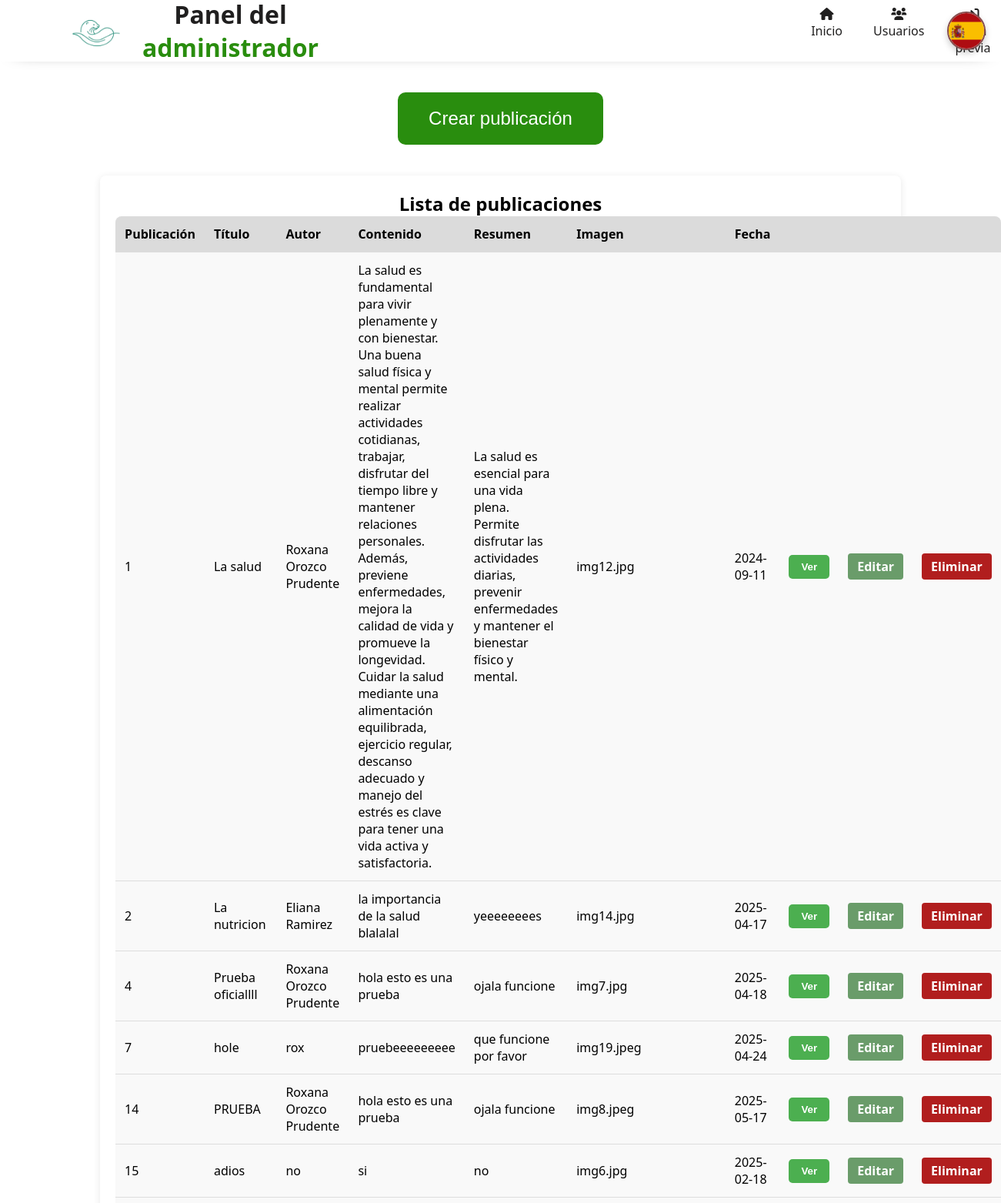
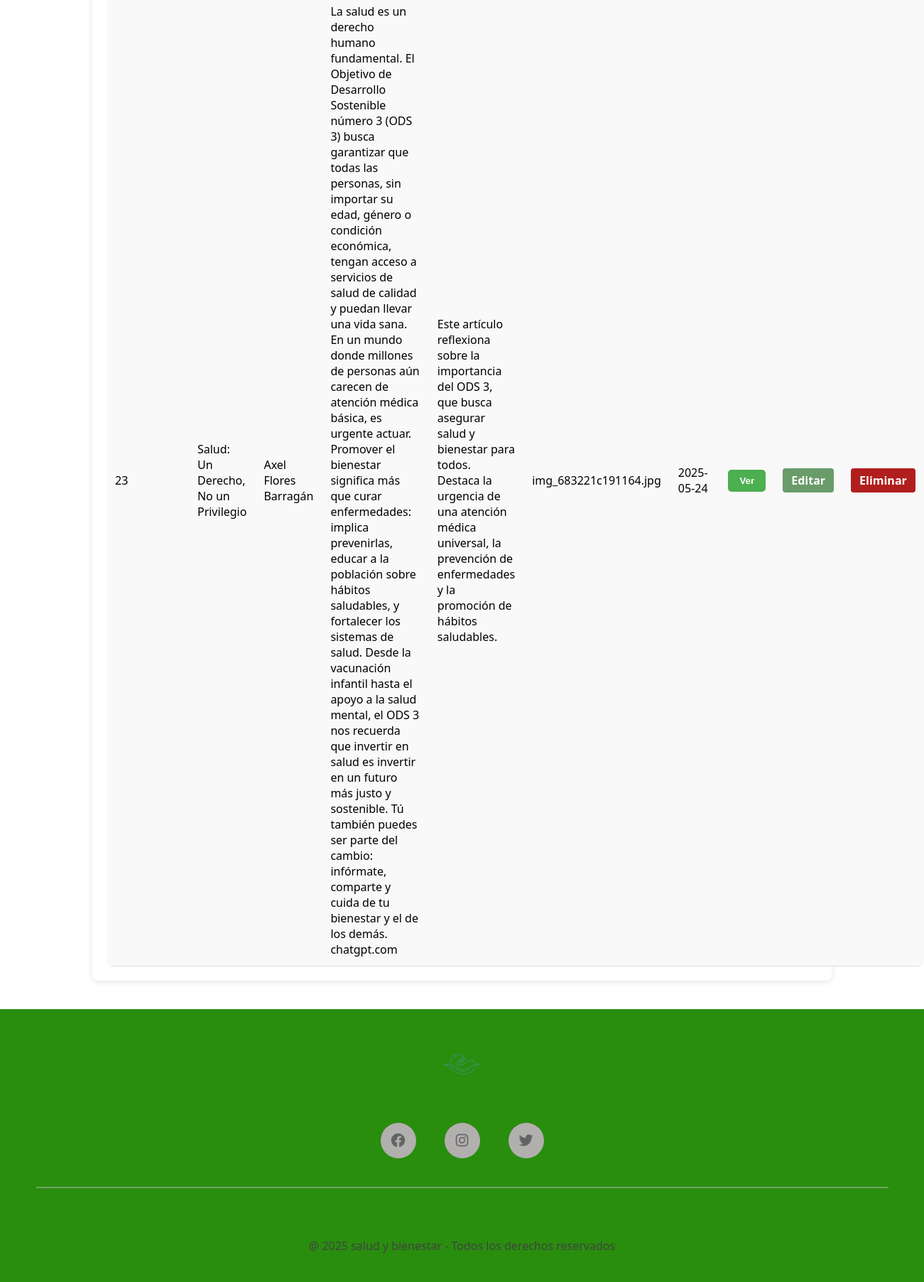
Page /crud/indexCrud.php (signed in) on the committed database (2 pictures, top to bottom).
### tables this page shows
CREATE TABLE `publicaciones` (
  `publicacion` int(11) NOT NULL,
  `titulo` varchar(50) NOT NULL,
  `autor` varchar(50) NOT NULL,
  `contenido` text NOT NULL,
  `resumen` text NOT NULL,
  `imagen` text NOT NULL,
  `fecha` date NOT NULL
);

### crud/indexCrud.php (the view, shortened to what this page needs)
<?php
$con = connection();
$sql = "SELECT * FROM publicaciones";
$query = mysqli_query($con, $sql);
if(isset($_SESSION['lang'])) {
    $lang = $_SESSION['lang'];
} else {
    $lang = 'es';
}?>
<!DOCTYPE html>
<html lang="<?= $lang ?>">
<head>
    <link rel="stylesheet" href="CSS/style.css">
    <link rel="stylesheet" href="https://cdnjs.cloudflare.com/ajax/libs/font-awesome/6.0.0/css/all.min.css">
</head>
<body>
    <header>
        <div class="contenido-heder">
            <div class="menu-tips">
                <div class="logo-ods">
                    <img src="../imagenWeb/img9.png" alt="">
                </div>
                <h1><a href="/crud/indexCrud.php"><?= $lang == 'es' ? 'Panel del <b>administrador</b>' : 'Admin <b>panel</b>' ?></a></h1>
                <div class="menu-contenido">
                    <nav>
                        <ul>
                            <li><a href="/crud/indexCrud.php"><i class="fas fa-home"></i> <span class="nav-inicio"><?= $lang == 'es' ? 'Inicio' : 'Home' ?></span></a></li>
                                    <li><a href="/crud/listaUsuarios.php"><i class="fas fa-users"></i> <span class="nav-usuarios"><?= $lang == 'es' ? 'Usuarios' : 'Users' ?></span></a></li>
                            <li><a href="/indexUsuario.php"><i class="fas fa-sign-in-alt"></i> <span class="nav-vista"><?= $lang == 'es' ? 'Vista previa' : 'Preview' ?></span></a></li>
                        </ul>
                    </nav>
                    <div class="language-toggle" onclick="toggleLanguage()">
                        <img id="flag-icon" src="/IMG/<?= $lang == 'es' ? 'esp.png' : 'eng.png' ?>" alt="Idioma" />
                    </div>
                </div>
            </div>
        </div>
    </header>
    <div class="container">
        <button id="toggleFormButton" class="crear-publicacion-btn"><?= $lang == 'es' ? 'Crear publicación' : 'Create post' ?></button>
    </div>
    <div class="publicaciones-table">
        <h2 class="tabla-titulo"><?= $lang == 'es' ? 'Lista de publicaciones' : 'Posts list' ?></h2>
        <table>
            <thead>
                <tr>
                    <th><?= $lang == 'es' ? 'Publicación' : 'Post' ?></th>
                    <th><?= $lang == 'es' ? 'Título' : 'Title' ?></th>
                    <th><?= $lang == 'es' ? 'Autor' : 'Author' ?></th>
                    <th><?= $lang == 'es' ? 'Contenido' : 'Content' ?></th>
                    <th><?= $lang == 'es' ? 'Resumen' : 'Summary' ?></th>
                    <th><?= $lang == 'es' ? 'Imagen' : 'Image' ?></th>
                    <th><?= $lang == 'es' ? 'Fecha' : 'Date' ?></th>
                    <th></th>
                    <th></th>
                    <th></th>
                </tr>
            </thead>
            <tbody>
                <?php while($row = mysqli_fetch_array($query)): ?>
                <tr>
                    <td><?= $row['publicacion'] ?></td>
                    <td><?= $row['titulo'] ?></td>
                    <td><?= $row['autor'] ?></td>
                    <td><?= $row['contenido'] ?></td>
                    <td><?= $row['resumen'] ?></td>
                    <td><?= $row['imagen'] ?></td>
                    <td><?= $row['fecha'] ?></td>
                    <td>
                        <button class="ver-btn"
                            data-titulo="<?= htmlspecialchars($row['titulo']) ?>"
                            data-autor="<?= htmlspecialchars($row['autor']) ?>"
                            data-contenido="<?= htmlspecialchars($row['contenido']) ?>"
                            data-resumen="<?= htmlspecialchars($row['resumen']) ?>"
                            data-imagen="<?= htmlspecialchars($row['imagen']) ?>"
                            data-fecha="<?= htmlspecialchars($row['fecha']) ?>"
                            data-idioma="<?= $lang ?>"
                        >
                            <?= $lang == 'es' ? 'Ver' : 'View' ?>
                        </button>
                    </td>
                    <td><a href="update.php?publicacion=<?= $row['publicacion']?>" class="publicaciones-table--edit"><?= $lang == 'es' ? 'Editar' : 'Edit' ?></a></td>
                    <td><a href="delete_publicacion.php?publicacion=<?= $row['publicacion']?>" class="publicaciones-table--delete"><?= $lang == 'es' ? 'Eliminar' : 'Delete' ?></a></td>
                </tr>
                <?php endwhile; ?>
            </tbody>
        </table>
    </div>
    <div class="container-footer">
        <footer>
            <div class="logo-footer">
                <img src="../imagenWeb/img9.png" alt="">
            </div>
            <div class="redes-footer">
                <a href="https://www.facebook.com/share/193M2XwD2p/?mibextid=wwXIfr" target="_blank"><i class="fa-brands fa-facebook icon-redes-footer"></i></a>
                <a href="https://www.instagram.com/salud_optimaa?igsh=MXJuNXlsZGdjNGpvaQ%3D%3D&utm_source=qr" target="_blank"><i class="fa-brands fa-instagram icon-redes-footer"></i></a>
                <a href="https://x.com/VALERIACUE96463"><i class="fab fa-twitter icon-redes-footer"></i></a>
            </div>
            <hr>
            <h4>@ 2025 <?= $lang == 'es' ? 'salud y bienestar - Todos los derechos reservados' : 'health and wellness - All rights reserved' ?></h4>
        </footer>
    </div>
</body>
</html>

### crud/CSS/style.css (style rules this page uses)
* { box-sizing: border-box; margin: 0; padding: 0; }
html { font-family: 'Segoe UI', sans-serif; text-align: center; }
a { text-decoration: none; }
header { position: fixed; top: 0; left: 0; width: 100%; height: 80px; background: #ffffff; box-shadow: 0 4px 25px -22px black; z-index: 2; }
.menu-tips { height: 80px; display: flex; justify-content: center; align-items: center; }
.menu-tips .logo-ods img { display: inline-flex; height: 90px; margin-top: 10px; margin-right: 0px; }
.menu-tips a b { color: #298d0e; }
.menu-tips a { color: #201f1f; }
.menu-tips nav { height: 100%; }
.menu-tips nav ul { height: 100%; display: flex; list-style: none; margin-left: 620px; }
.menu-tips nav ul li { height: 100%; margin: 0% 20px; display: flex; justify-content: center; align-items: center; position: relative; }
.menu-tips nav ul li a { color: #201f1f; }
body { padding-top: 100px; }
.publicaciones-table { margin: 20px auto; padding: 20px; background: white; border-radius: 8px; box-shadow: 0 2px 10px rgba(0, 0, 0, 0.1); width: 80%; }
.publicaciones-table table { width: 100%; border-collapse: collapse; border-radius: 8px; overflow: hidden; }
.publicaciones-table th, .publicaciones-table td { padding: 12px; text-align: left; border-bottom: 1px solid #ddd; transition: background-color 0.3s; }
.publicaciones-table th { background-color: #dbdbdb; color: rgb(0, 0, 0); font-weight: bold; }
.publicaciones-table tr { background-color: #f9f9f9; }
.publicaciones-table--edit, .publicaciones-table--delete { padding: 6px 12px; border-radius: 4px; color: white; font-weight: bold; text-align: center; }
.publicaciones-table--edit { background-color: #6a9c6a; }
.publicaciones-table--delete { background-color: #b11e1e; }
.container-footer { width: 100%; padding: 40px 0; background: #298d0e; margin-top: 40px; }
.container-footer footer { max-width: 1200px; margin: auto; }
.container-footer footer .logo-footer { text-align: center; }
.container-footer footer .logo-footer img { width: 100px; }
.container-footer footer .redes-footer { display: flex; justify-content: center; margin-top: 20px; }
.container-footer footer .redes-footer .icon-redes-footer { font-size: 20px; margin: 20px; background: #b2afaf; width: 50px; height: 50px; display: flex; justify-content: center; align-items: center; border-radius: 100%; color: #646363; }
.container-footer footer hr { margin-top: 20px; border: none; height: 2px; background: #c0c0c07a; }
.container-footer h4 { text-align: center; margin-top: 70px; color: #424242; font-weight: normal; }
.ver-btn { background-color: #4CAF50; color: white; border: none; padding: 8px 16px; border-radius: 5px; cursor: pointer; font-weight: bold; transition: background-color 0.3s ease; }
.crear-publicacion-btn { padding: 20px 40px; font-size: 24px; color: white; background-color: #298d0e; border: none; border-radius: 10px; cursor: pointer; transition: background-color 0.3s, transform 0.3s; margin: 20px 0; }
header { animation: slideInLeft 1s ease; }
.publicaciones-table { animation: fadeIn 1s ease; }
.crear-publicacion-btn { animation: bounceIn 1.2s ease; }
.ver-btn { animation: slideUp 1.2s ease; }
.container-footer { animation: slideUp 2s ease; }

### crud/indexCrud.php (style rules this page uses)
.contenido-heder { display: flex; align-items: center; padding: 0 5%; gap: 20px; }
.logo-ods { flex-shrink: 0; }
.contenido-heder h1 { flex-grow: 1; text-align: center; margin: 0; }
.language-toggle { position: fixed; top: 15px; right: 20px; width: 50px; height: 50px; border-radius: 50%; overflow: hidden; cursor: pointer; border: 2px solid #874d4d; box-shadow: 0 4px 8px rgba(0, 0, 0, 0.2); transition: transform 0.3s; z-index: 9999; background-color: white; animation: slideInRight 0.6s ease-out; }
.language-toggle img { width: 100%; height: 100%; object-fit: cover; transition: opacity 0.3s ease; }

### rows in the picture
publicaciones: publicacion "1", titulo "La salud", autor "Roxana Orozco Prudente", contenido "La salud es fundamental para vivir plenamente y con bienestar. Una buena salud física y mental permite realizar actividades cotidianas, trabajar, disfrutar del tiempo libre y mantener relaciones personales. Además, previene enfermedades, mejora la calidad de vida y promueve la longevidad. Cuidar la salud mediante una alimentación equilibrada, ejercicio regular, descanso adecuado y manejo del estrés es clave para tener una vida activa y satisfactoria.", resumen "La salud es esencial para una vida plena. Permite disfrutar las actividades diarias, prevenir enfermedades y mantener el bienestar físico y mental.", imagen "img12.jpg", fecha "2024-09-11"
publicaciones: publicacion "2", titulo "La nutricion", autor "Eliana Ramirez", contenido "la importancia de la salud blalalal", resumen "yeeeeeeees", imagen "img14.jpg", fecha "2025-04-17"
publicaciones: publicacion "4", titulo "Prueba oficiallll", autor "Roxana Orozco Prudente", contenido "hola esto es una prueba", resumen "ojala funcione", imagen "img7.jpg", fecha "2025-04-18"
publicaciones: publicacion "7", titulo "hole", autor "rox", contenido "pruebeeeeeeeee", resumen "que funcione por favor", imagen "img19.jpeg", fecha "2025-04-24"
publicaciones: publicacion "14", titulo "PRUEBA", autor "Roxana Orozco Prudente", contenido "hola esto es una prueba", resumen "ojala funcione", imagen "img8.jpeg", fecha "2025-05-17"
publicaciones: publicacion "15", titulo "adios", autor "no", contenido "si", resumen "no", imagen "img6.jpg", fecha "2025-02-18"
publicaciones: publicacion "23", titulo "Salud: Un Derecho, No un Privilegio", autor "Axel Flores Barragán", contenido "La salud es un derecho humano fundamental. El Objetivo de Desarrollo Sostenible número 3 (ODS 3) busca garantizar que todas las personas, sin importar su edad, género o condición económica, tengan acceso a servicios de salud de calidad y puedan llevar una vida sana. En un mundo donde millones de personas aún carecen de atención médica básica, es urgente actuar. Promover el bienestar significa más que curar enfermedades: implica prevenirlas, educar a la población sobre hábitos saludables, y fortalecer los sistemas de salud. Desde la vacunación infantil hasta el apoyo a la salud mental, el ODS 3 nos recuerda que invertir en salud es invertir en un futuro más justo y sostenible. Tú también…", resumen "Este artículo reflexiona sobre la importancia del ODS 3, que busca asegurar salud y bienestar para todos. Destaca la urgencia de una atención médica universal, la prevención de enfermedades y la promoción de hábitos saludables.", imagen "img_683221c191164.jpg", fecha "2025-05-24"
